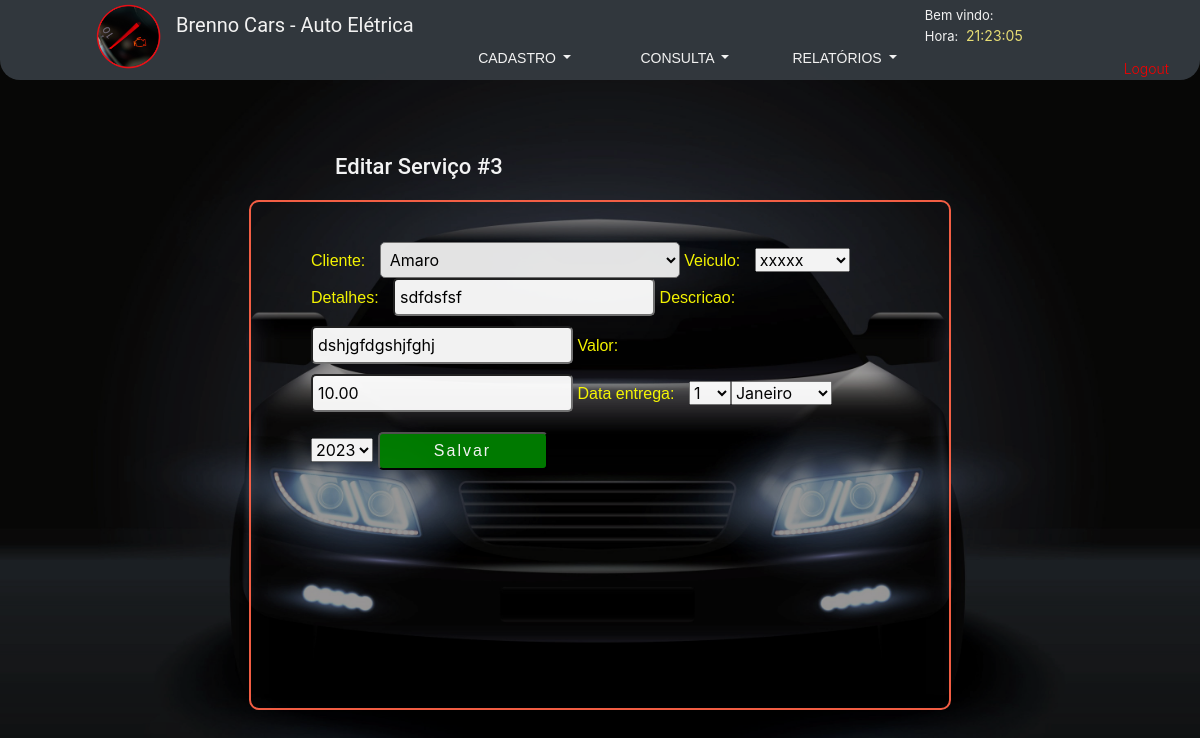
/edita_servico/3/ (signed in), run on the app's committed database.
### clientesF/models.py (models this page shows)
class Servico(models.Model):
    data_cadastro = models.DateField(auto_now = True)
    hora_cadastro = models.TimeField(auto_now = True)
    valor = models.DecimalField(max_digits=10, decimal_places=2)
    data_entrega = models.DateField()
    cliente = models.ForeignKey(Cliente, on_delete=models.CASCADE, related_name='servicos')
    veiculo = models.ForeignKey(Veiculo, on_delete=models.CASCADE, related_name='servicos')
    descricao = models.CharField(max_length = 200)
    detalhes = models.TextField(blank=True, null=True)

### clientesF/views.py (the view)
# urls.py: path('edita_servico/<int:pk>/', edita_servico, name='edita_servico'),
@login_required
def edita_servico(request, pk):
    servico = get_object_or_404(Servico, pk=pk)
    if request.method == 'POST':
        form = ServicoForm(request.POST, instance=servico)
        if form.is_valid():
            form.save()
            return redirect('lista_servicos')
    else:
        form = ServicoForm(instance=servico)
    return render(request, 'clientesF/edicao_servico.html', {'form': form, 'servico': servico})

### clientesF/forms.py (shortened to what this page needs)
class ServicoForm(forms.ModelForm):
    descricao = forms.CharField(max_length=200)
    valor = forms.DecimalField(max_digits=7, decimal_places=2)
    data_entrega = forms.DateField(widget=forms.SelectDateWidget())
    cliente = forms.ModelChoiceField(queryset=Cliente.objects.all())
    veiculo = forms.ModelChoiceField(queryset=Veiculo.objects.all())
    detalhes = forms.CharField(max_length=500, required=False)
    class Meta:
        model = Servico
        fields = ['cliente', 'veiculo', 'detalhes', 'descricao', 'valor', 'data_entrega']
    def __init__(self, *args, **kwargs):
        super().__init__(*args, **kwargs)
        self.fields['veiculo'].queryset = Veiculo.objects.all()
        if 'cliente' in self.data:
            try:
                cliente_id = int(self.data.get('cliente'))
                self.fields['veiculo'].queryset = Veiculo.objects.filter(cliente_id=cliente_id).order_by('modelo')
            except (ValueError, TypeError):
                pass

### clientesF/models.py (called while the page is built)
    def __str__(self):
        return self.nome

    def __str__(self):
        return self.placa

### clientesF/templatetags/tempo_atual.py (called while the page is built)
@register.simple_tag
def tempo_atual():
    return datetime.datetime.now().strftime('%H:%M:%S')

### templates/clientesF/edicao_servico.html (shortened to what this page needs)
{% extends 'base.html' %}
{% block content %}
  <h2>Editar Serviço #{{ servico.id }}</h2>
  <form method="post">
    {{ form }}
    <button class="Save" type="submit">Salvar</button>
  </form>
{% endblock %}

### clientesF/static/_css/BrennoCar/style.css (style rules this page uses)
@media screen and
    (max-width: 1920px) { * { margin: 0; padding: 0; box-sizing: border-box; } }
@media screen and
    (max-width: 1920px) { html, body { width: 100%; height: 100%; } }
@media screen and
    (max-width: 1920px) { body { background-repeat: no-repeat; background-image: url(../../_images/BrennoCar/Car_Headlights_resize.png); background-position: 50% 70px; background-size: contain; background-color: rgba(9,9,7, 1); opacity:95%; } }
@media screen and
    (max-width: 1920px) { label { justify-self: center; margin-bottom: 0; margin-right: 10px; font-size: 16px; font-family: Montserrat, Robot, Verdana, Geneva, Tahoma, sans-serif; color: yellow; } }
@media screen and
    (max-width: 1920px) { #id_cliente { height: 36px; border-radius: 5px; padding-left: 5px; width: 300px; } }
@media screen and
    (max-width: 1920px) { h2 { margin-top: 50px; font-size: 22px; margin-left: 320px; position: absolute; font-family: Montserrat, Roboto, Verdana, Geneva, Tahoma, sans-serif; color: #FFFFFF; } }
@media screen and
    (max-width: 1920px) { .Save { font-weight: 500; letter-spacing: 2px; background-color: green; color: #FFFFFF; font-family: Montserrat, Robot, Verdana, Geneva, Tahoma, sans-serif; padding: 5px 5px; border-radius: 5px; width: 170px; margin-top: 10px; } }
@media screen and
    (max-width: 1920px) { form { margin-top: 96px; padding: 40px 60px; border-radius: 10px; border: 2px solid #FF6347; margin-left: 20%; width: 60%; height: 510px; } }
@media screen and
    (max-width: 1920px) { form input { margin-bottom: 10px; border-radius: 5px; padding: 5px; } }

### data on the page
Servico: id "3", cliente "Amaro", veiculo "xxxxx", detalhes "sdfdsfsf", descricao "dshjgfdgshjfghj", valor "10.00"
